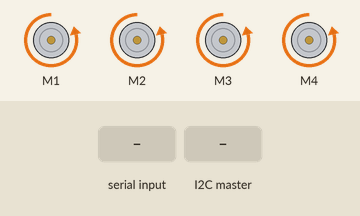
A program run on a simulated Arduino Uno, built with avr-gcc and run on an emulated ATmega328P. On the bench: 4 × DC motor (green arrow = forward, orange = backward, longer = faster). The inputs (shaded band) are chosen by the test bench.

Above: at 7.5 s.
7.6 s: " " received over Serial
At 11.0 s:
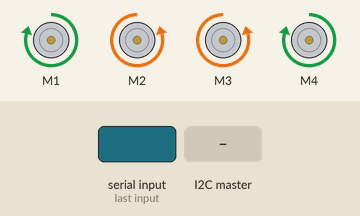
16.6 s: the I2C master sends the byte 1
At 17.5 s:
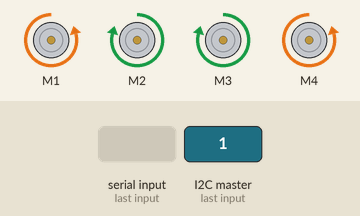
Timing chart, 0 to 31.0 s (numbered marks = the images above; inputs shaded):
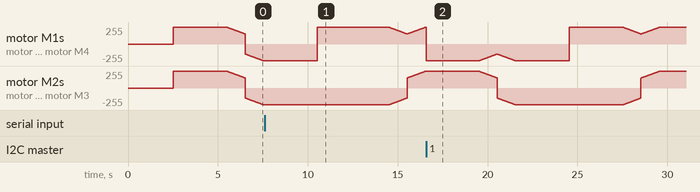

The program:

main.cpp
```cpp
#include <Arduino.h>
#include <AFMotor.h>
#include <Wire.h>

AF_DCMotor motor1(1);
AF_DCMotor motor2(2);
AF_DCMotor motor3(3);
AF_DCMotor motor4(4);

const int SERIAL_BOUND_RATE = 9600;
const int SERIAL_TIMEOUT = 1000;

const int WIRE_TIMEOUT = 1000;
const int WIRE_USOUND_ADDRESS = 9;

const int USOUND_CLEAR = 0;
const int USOUND_FRONT_BLOCKED = 1;
const int USOUND_BACK_BLOCKED = 2;

const String command_forward = "FW ";
const String command_backward = "BK ";
const String command_stop = "ST";
const String command_brake = "BR";
const String command_normal_left = "NL";
const String command_normal_right = "NR";
const String command_hard_left = "HL";
const String command_hard_right = "HR";

const byte DIRECTION_STOP = 0;
const byte DIRECTION_FORWARD = 1;
const byte DIRECTION_BACKWARD = 2;

const byte SPEED_MIN = 150;
const byte SPEED_MAX = 255;

const byte DELAY_SPEED_ADJUSTMENT = 10;
const byte DELAY_BREAK_DIRECTION_CHANGE = 15;
const byte DELAY_BREAK_SPEED_ADJUSTMENT = 1;

const byte FUNCTION_NORMAL = 0;
const byte FUNCTION_ESCAPE = 1;

byte direction = DIRECTION_STOP;
byte speed = 0;
byte function = FUNCTION_NORMAL;

void setAllSpeed(byte speed)
{
    motor1.setSpeed(speed);
    motor2.setSpeed(speed);
    motor3.setSpeed(speed);
    motor4.setSpeed(speed);
}

void setAllStatus(byte state)
{
    motor1.run(state);
    motor2.run(state);
    motor3.run(state);
    motor4.run(state);
}

void matchTargetSpeed(byte targetSpeed, byte delayTime)
{
    if (targetSpeed < SPEED_MIN)
    {
        targetSpeed = SPEED_MIN;
    }
    if (speed > targetSpeed)
    {
        for (; speed > targetSpeed; speed--)
        {
            setAllSpeed(speed);
            delay(delayTime);
        }
    }
    else if (speed < targetSpeed)
    {
        for (; speed < targetSpeed; speed++)
        {
            setAllSpeed(speed);
            delay(delayTime);
        }
    }
}

void processCommand(String incomingString)
{
    if (incomingString.equals(command_brake))
    {
        if (direction == DIRECTION_BACKWARD)
        {
            setAllStatus(FORWARD);
        }
        else if (direction == DIRECTION_FORWARD)
        {
            setAllStatus(BACKWARD);
        }
        delay(DELAY_BREAK_DIRECTION_CHANGE);
        matchTargetSpeed(SPEED_MIN, DELAY_BREAK_SPEED_ADJUSTMENT);
        setAllStatus(RELEASE);
        direction = DIRECTION_STOP;
    }
    else if (incomingString.equals(command_stop))
    {
        matchTargetSpeed(SPEED_MIN, DELAY_SPEED_ADJUSTMENT);
        direction = DIRECTION_STOP;
        setAllStatus(RELEASE);
    }
    else if (incomingString.startsWith(command_forward))
    {
        if (direction == DIRECTION_BACKWARD)
        {
            // Slow down and then change the direction.
            matchTargetSpeed(SPEED_MIN, DELAY_SPEED_ADJUSTMENT);
            direction = DIRECTION_FORWARD;
            setAllStatus(FORWARD);
            byte targetSpeed = incomingString.substring(incomingString.indexOf(" ")).toInt();
            matchTargetSpeed(targetSpeed, DELAY_SPEED_ADJUSTMENT);
        }
        else
        {
            // Just adjust the speed or start moving if stopped.
            byte targetSpeed = incomingString.substring(incomingString.indexOf(" ")).toInt();
            matchTargetSpeed(targetSpeed, DELAY_SPEED_ADJUSTMENT);
            direction = DIRECTION_FORWARD;
            setAllStatus(FORWARD);
        }
    }
    else if (incomingString.startsWith(command_backward))
    {
        if (direction == DIRECTION_FORWARD)
        {
            // Slow down and then change the direction.
            matchTargetSpeed(SPEED_MIN, DELAY_SPEED_ADJUSTMENT);
            direction = DIRECTION_BACKWARD;
            setAllStatus(BACKWARD);
            byte targetSpeed = incomingString.substring(incomingString.indexOf(" ")).toInt();
            matchTargetSpeed(targetSpeed, DELAY_SPEED_ADJUSTMENT);
        }
        else
        {
            // Just adjust the speed or start moving if stopped.
            byte targetSpeed = incomingString.substring(incomingString.indexOf(" ")).toInt();
            matchTargetSpeed(targetSpeed, DELAY_SPEED_ADJUSTMENT);
            direction = DIRECTION_BACKWARD;
            setAllStatus(BACKWARD);
        }
    }
    else if (incomingString.startsWith(command_normal_left))
    {
        motor2.run(RELEASE);
        motor3.run(RELEASE);
        if (direction == DIRECTION_BACKWARD)
        {
            motor1.run(BACKWARD);
            motor4.run(BACKWARD);
        }
        else
        {
            motor1.run(FORWARD);
            motor4.run(FORWARD);
        }
    }
    else if (incomingString.startsWith(command_normal_right))
    {
        motor1.run(RELEASE);
        motor4.run(RELEASE);
        if (direction == DIRECTION_BACKWARD)
        {
            motor2.run(BACKWARD);
            motor3.run(BACKWARD);
        }
        else
        {
            motor2.run(FORWARD);
            motor3.run(FORWARD);
        }
    }
    else if (incomingString.startsWith(command_hard_left))
    {
        if (direction == DIRECTION_BACKWARD)
        {
            motor1.run(BACKWARD);
            motor4.run(BACKWARD);
            motor2.run(FORWARD);
            motor3.run(FORWARD);
        }
        else
        {
            motor1.run(FORWARD);
            motor4.run(FORWARD);
            motor2.run(BACKWARD);
            motor3.run(BACKWARD);
        }
    }
    else if (incomingString.startsWith(command_hard_right))
    {
        if (direction == DIRECTION_BACKWARD)
        {
            motor1.run(FORWARD);
            motor4.run(FORWARD);
            motor2.run(BACKWARD);
            motor3.run(BACKWARD);
        }
        else
        {
            motor1.run(BACKWARD);
            motor4.run(BACKWARD);
            motor2.run(FORWARD);
            motor3.run(FORWARD);
        }
    }
}

void receiveEvent(int bytes)
{
    int incomingData = Wire.read();
    if (incomingData == USOUND_FRONT_BLOCKED && direction == DIRECTION_FORWARD)
    {
        function = FUNCTION_ESCAPE;
        processCommand("HR");
    }
    if (incomingData == USOUND_BACK_BLOCKED && direction == DIRECTION_BACKWARD)
    {
        function = FUNCTION_ESCAPE;
        processCommand("HR");
    }
    if (incomingData == USOUND_CLEAR && function == FUNCTION_ESCAPE)
    {
        if (direction == DIRECTION_FORWARD)
        {
            processCommand("FW " + speed);
        }
        else if (direction == DIRECTION_BACKWARD)
        {
            processCommand("BK " + speed);
        }
        function = FUNCTION_NORMAL;
    }
}

void setup()
{
    Serial.begin(SERIAL_BOUND_RATE);
    Serial.setTimeout(SERIAL_TIMEOUT);

    setAllSpeed(SPEED_MIN);
    setAllStatus(RELEASE);

    Wire.begin(WIRE_USOUND_ADDRESS);
    Wire.onReceive(receiveEvent);
    Wire.setTimeout(WIRE_TIMEOUT);
}

void loop()
{
    if (Serial.available() > 0)
    {
        String incomingString = Serial.readString();
        processCommand(incomingString);
    }

    processCommand("FW 250");
    delay(3 * 1000);

    processCommand("BK 250");
    delay(3 * 1000);

    processCommand("HR");
    delay(3 * 1000);
}
```
